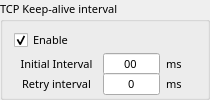
                 <widget class="QGroupBox" name="ch2_packing">
                  <property name="minimumSize">
                   <size>
                    <width>210</width>
                    <height>100</height>
                   </size>
                  </property>
                  <property name="maximumSize">
                   <size>
                    <width>210</width>
                    <height>100</height>
                   </size>
                  </property>
                  <property name="font">
                   <font>
                    <family>맑은 고딕</family>
                    <pointsize>8</pointsize>
                   </font>
                  </property>
                  <property name="title">
                   <string>TCP Keep-alive interval</string>
                  </property>
                  <layout class="QGridLayout" name="gridLayout_166">
                   <item row="0" column="0">
                    <widget class="QCheckBox" name="ch2_keepalive_enable">
                     <property name="font">
                      <font>
                       <family>맑은 고딕</family>
                       <pointsize>8</pointsize>
                      </font>
                     </property>
                     <property name="text">
                      <string>Enable</string>
                     </property>
                     <property name="checked">
                      <bool>true</bool>
                     </property>
                    </widget>
                   </item>
                   <item row="1" column="0">
                    <layout class="QGridLayout" name="gridLayout_167">
                     <property name="horizontalSpacing">
                      <number>6</number>
                     </property>
                     <item row="0" column="0">
                      <widget class="QLabel" name="label_210">
                       <property name="minimumSize">
                        <size>
                         <width>85</width>
                         <height>22</height>
                        </size>
                       </property>
                       <property name="maximumSize">
                        <size>
                         <width>85</width>
                         <height>22</height>
                        </size>
                       </property>
                       <property name="font">
                        <font>
                         <family>맑은 고딕</family>
                         <pointsize>8</pointsize>
                        </font>
                       </property>
                       <property name="text">
                        <string>Initial Interval</string>
                       </property>
                       <property name="alignment">
                        <set>Qt::AlignCenter</set>
                       </property>
                      </widget>
                     </item>
                     <item row="0" column="1">
                      <widget class="QLineEdit" name="ch2_keepalive_initial">
                       <property name="minimumSize">
                        <size>
                         <width>57</width>
                         <height>22</height>
                        </size>
                       </property>
                       <property name="maximumSize">
                        <size>
                         <width>57</width>
                         <height>22</height>
                        </size>
                       </property>
                       <property name="font">
                        <font>
                         <family>맑은 고딕</family>
                         <pointsize>8</pointsize>
                        </font>
                       </property>
                       <property name="toolTip">
                        <string>&lt;html&gt;&lt;head/&gt;&lt;body&gt;&lt;p&gt;1~65535 (ms)&lt;/p&gt;&lt;/body&gt;&lt;/html&gt;</string>
                       </property>
                       <property name="text">
                        <string>00</string>
                       </property>
                       <property name="maxLength">
                        <number>5</number>
                       </property>
                       <property name="alignment">
                        <set>Qt::AlignCenter</set>
                       </property>
                      </widget>
                     </item>
                     <item row="0" column="2">
                      <widget class="QLabel" name="label_211">
                       <property name="minimumSize">
                        <size>
                         <width>30</width>
                         <height>22</height>
                        </size>
                       </property>
                       <property name="maximumSize">
                        <size>
                         <width>30</width>
                         <height>22</height>
                        </size>
                       </property>
                       <property name="font">
                        <font>
                         <family>맑은 고딕</family>
                         <pointsize>8</pointsize>
                        </font>
                       </property>
                       <property name="text">
                        <string>ms</string>
                       </property>
                      </widget>
                     </item>
                    </layout>
                   </item>
                   <item row="2" column="0">
                    <layout class="QGridLayout" name="gridLayout_168">
                     <property name="horizontalSpacing">
                      <number>6</number>
                     </property>
                     <item row="0" column="0">
                      <widget class="QLabel" name="label_212">
                       <property name="minimumSize">
                        <size>
                         <width>85</width>
                         <height>22</height>
                        </size>
                       </property>
                       <property name="maximumSize">
                        <size>
                         <width>85</width>
                         <height>22</height>
                        </size>
                       </property>
                       <property name="font">
                        <font>
                         <family>맑은 고딕</family>
                         <pointsize>8</pointsize>
                        </font>
                       </property>
                       <property name="text">
                        <string>Retry interval</string>
                       </property>
                       <property name="alignment">
                        <set>Qt::AlignCenter</set>
                       </property>
                      </widget>
                     </item>
                     <item row="0" column="1">
                      <widget class="QLineEdit" name="ch2_keepalive_retry">
                       <property name="minimumSize">
                        <size>
                         <width>57</width>
                         <height>22</height>
                        </size>
                       </property>
                       <property name="maximumSize">
                        <size>
                         <width>57</width>
                         <height>22</height>
                        </size>
                       </property>
                       <property name="font">
                        <font>
                         <family>맑은 고딕</family>
                         <pointsize>8</pointsize>
                        </font>
                       </property>
                       <property name="toolTip">
                        <string>&lt;html&gt;&lt;head/&gt;&lt;body&gt;&lt;p&gt;1~65535 (ms)&lt;/p&gt;&lt;/body&gt;&lt;/html&gt;</string>
                       </property>
                       <property name="text">
                        <string>0</string>
                       </property>
                       <property name="maxLength">
                        <number>5</number>
                       </property>
                       <property name="alignment">
                        <set>Qt::AlignCenter</set>
                       </property>
                      </widget>
                     </item>
                     <item row="0" column="2">
                      <widget class="QLabel" name="label_213">
                       <property name="minimumSize">
                        <size>
                         <width>30</width>
                         <height>22</height>
                        </size>
                       </property>
                       <property name="maximumSize">
                        <size>
                         <width>30</width>
                         <height>22</height>
                        </size>
                       </property>
                       <property name="font">
                        <font>
                         <family>맑은 고딕</family>
                         <pointsize>8</pointsize>
                        </font>
                       </property>
                       <property name="text">
                        <string>ms</string>
                       </property>
                      </widget>
                     </item>
                    </layout>
                   </item>
                  </layout>
                 </widget>
